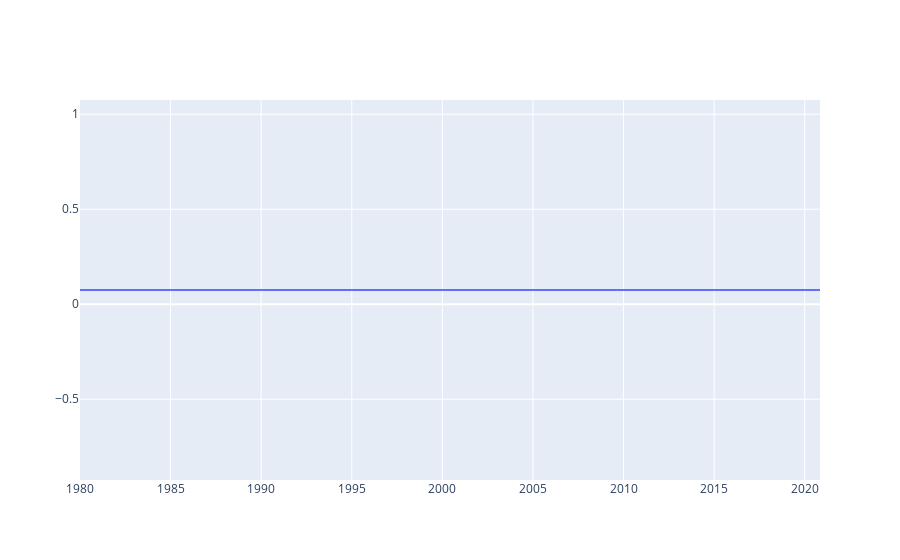

The cell this chart's notebook holds for it:
### Code cell
# plot y_pred 
fig = go.Figure()
fig.add_trace(go.Scatter(x=df.index, y=df['y_pred'], name='y_pred'))
fig.show()

### Figure 1 — Plotly figure (JSON) as saved in the notebook; plotly's stock layout.template omitted (floating-point values rounded to 4 significant figures; data arrays with more than 128 entries replaced by an {"elided": "..."} marker saying what was removed)
{"data": [{"name": "y_pred", "type": "scatter", "x": {"elided": "10287 str values"}, "y": {"elided": "10287 float values"}}], "layout": {}}
